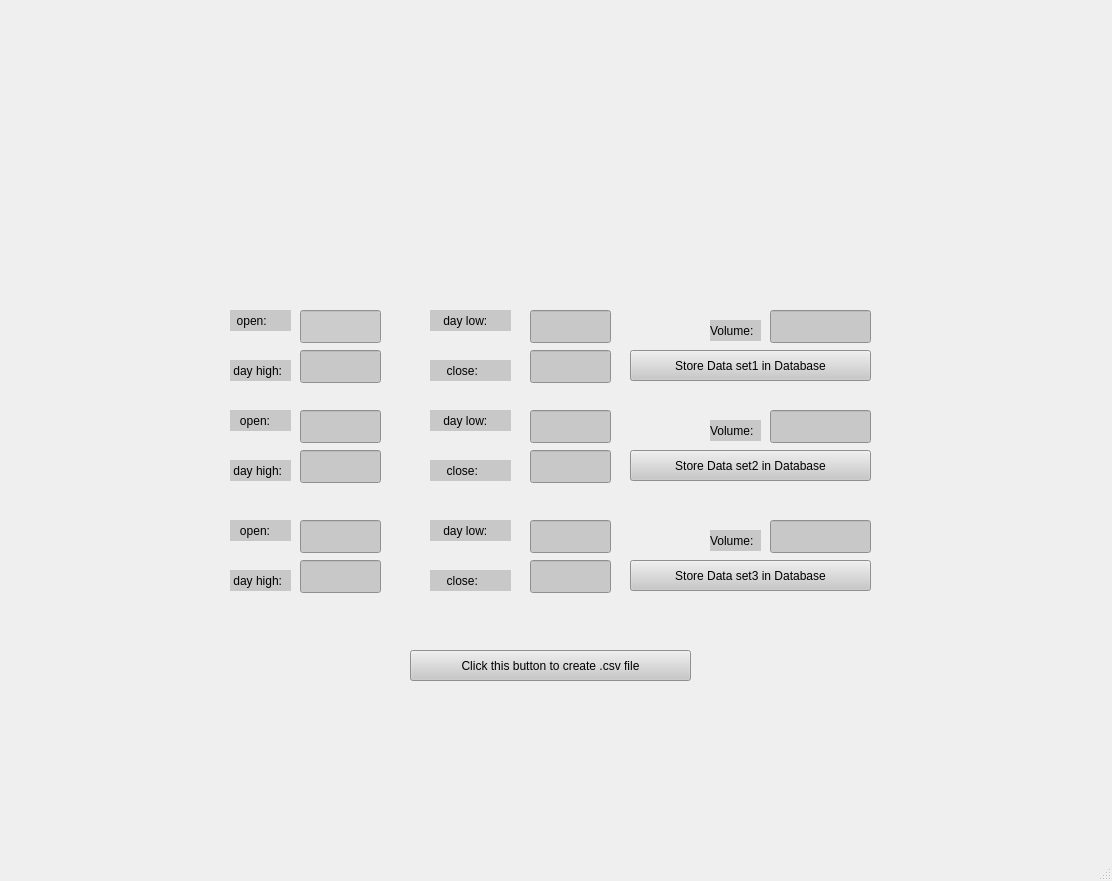
<?xml version="1.0" encoding="UTF-8"?>
<ui version="4.0">
 <class>MainWindow</class>
 <widget class="QMainWindow" name="MainWindow">
  <property name="geometry">
   <rect>
    <x>0</x>
    <y>0</y>
    <width>1112</width>
    <height>881</height>
   </rect>
  </property>
  <property name="windowTitle">
   <string>Covariance Data</string>
  </property>
  <widget class="QWidget" name="centralwidget">
   <widget class="QLabel" name="label">
    <property name="geometry">
     <rect>
      <x>710</x>
      <y>320</y>
      <width>51</width>
      <height>21</height>
     </rect>
    </property>
    <property name="styleSheet">
     <string notr="true">background-color: rgb(200, 200, 200);
font: 9pt &quot;PMingLiU-ExtB&quot;;
</string>
    </property>
    <property name="text">
     <string>Volume:</string>
    </property>
   </widget>
   <widget class="QLineEdit" name="lineEdit">
    <property name="geometry">
     <rect>
      <x>770</x>
      <y>310</y>
      <width>101</width>
      <height>33</height>
     </rect>
    </property>
    <property name="styleSheet">
     <string notr="true">background-color: rgb(200, 200, 200);
font: 9pt &quot;PMingLiU-ExtB&quot;;</string>
    </property>
   </widget>
   <widget class="QPushButton" name="pushButton">
    <property name="geometry">
     <rect>
      <x>630</x>
      <y>350</y>
      <width>241</width>
      <height>31</height>
     </rect>
    </property>
    <property name="styleSheet">
     <string notr="true">background-color: rgb(200, 200, 200);
font: 9pt &quot;PMingLiU-ExtB&quot;;</string>
    </property>
    <property name="text">
     <string>Store Data set1 in Database</string>
    </property>
   </widget>
   <widget class="QLineEdit" name="lineEdit_3">
    <property name="geometry">
     <rect>
      <x>300</x>
      <y>310</y>
      <width>81</width>
      <height>33</height>
     </rect>
    </property>
    <property name="styleSheet">
     <string notr="true">
background-color: rgb(204, 204, 204);</string>
    </property>
   </widget>
   <widget class="QLineEdit" name="lineEdit_4">
    <property name="geometry">
     <rect>
      <x>530</x>
      <y>310</y>
      <width>81</width>
      <height>33</height>
     </rect>
    </property>
    <property name="styleSheet">
     <string notr="true">background-color: rgb(200, 200, 200);
font: 9pt &quot;PMingLiU-ExtB&quot;;
</string>
    </property>
   </widget>
   <widget class="QLineEdit" name="lineEdit_5">
    <property name="geometry">
     <rect>
      <x>300</x>
      <y>350</y>
      <width>81</width>
      <height>33</height>
     </rect>
    </property>
    <property name="styleSheet">
     <string notr="true">background-color: rgb(200, 200, 200);
font: 9pt &quot;PMingLiU-ExtB&quot;;</string>
    </property>
   </widget>
   <widget class="QLineEdit" name="lineEdit_6">
    <property name="geometry">
     <rect>
      <x>530</x>
      <y>350</y>
      <width>81</width>
      <height>33</height>
     </rect>
    </property>
    <property name="styleSheet">
     <string notr="true">background-color: rgb(200, 200, 200);
font: 9pt &quot;PMingLiU-ExtB&quot;;
</string>
    </property>
   </widget>
   <widget class="QLabel" name="label_3">
    <property name="geometry">
     <rect>
      <x>230</x>
      <y>310</y>
      <width>61</width>
      <height>21</height>
     </rect>
    </property>
    <property name="styleSheet">
     <string notr="true">background-color: rgb(200, 200, 200);
font: 9pt &quot;PMingLiU-ExtB&quot;;</string>
    </property>
    <property name="text">
     <string>  open:</string>
    </property>
   </widget>
   <widget class="QLabel" name="label_4">
    <property name="geometry">
     <rect>
      <x>430</x>
      <y>310</y>
      <width>81</width>
      <height>21</height>
     </rect>
    </property>
    <property name="styleSheet">
     <string notr="true">background-color: rgb(200, 200, 200);
font: 9pt &quot;PMingLiU-ExtB&quot;;
</string>
    </property>
    <property name="text">
     <string>    day low:</string>
    </property>
   </widget>
   <widget class="QLabel" name="label_5">
    <property name="geometry">
     <rect>
      <x>430</x>
      <y>360</y>
      <width>81</width>
      <height>21</height>
     </rect>
    </property>
    <property name="styleSheet">
     <string notr="true">background-color: rgb(200, 200, 200);
font: 9pt &quot;PMingLiU-ExtB&quot;;
</string>
    </property>
    <property name="text">
     <string>     close:</string>
    </property>
   </widget>
   <widget class="QLabel" name="label_6">
    <property name="geometry">
     <rect>
      <x>230</x>
      <y>360</y>
      <width>61</width>
      <height>21</height>
     </rect>
    </property>
    <property name="styleSheet">
     <string notr="true">background-color: rgb(200, 200, 200);
font: 9pt &quot;PMingLiU-ExtB&quot;;</string>
    </property>
    <property name="text">
     <string> day high:</string>
    </property>
   </widget>
   <widget class="QLabel" name="label_7">
    <property name="geometry">
     <rect>
      <x>230</x>
      <y>410</y>
      <width>61</width>
      <height>21</height>
     </rect>
    </property>
    <property name="styleSheet">
     <string notr="true">background-color: rgb(200, 200, 200);
font: 9pt &quot;PMingLiU-ExtB&quot;;
</string>
    </property>
    <property name="text">
     <string>   open:</string>
    </property>
   </widget>
   <widget class="QLineEdit" name="lineEdit_7">
    <property name="geometry">
     <rect>
      <x>300</x>
      <y>450</y>
      <width>81</width>
      <height>33</height>
     </rect>
    </property>
    <property name="styleSheet">
     <string notr="true">background-color: rgb(200, 200, 200);
font: 9pt &quot;PMingLiU-ExtB&quot;;</string>
    </property>
   </widget>
   <widget class="QLineEdit" name="lineEdit_8">
    <property name="geometry">
     <rect>
      <x>530</x>
      <y>410</y>
      <width>81</width>
      <height>33</height>
     </rect>
    </property>
    <property name="styleSheet">
     <string notr="true">background-color: rgb(200, 200, 200);
font: 9pt &quot;PMingLiU-ExtB&quot;;
</string>
    </property>
   </widget>
   <widget class="QLineEdit" name="lineEdit_2">
    <property name="geometry">
     <rect>
      <x>770</x>
      <y>410</y>
      <width>101</width>
      <height>33</height>
     </rect>
    </property>
    <property name="styleSheet">
     <string notr="true">background-color: rgb(200, 200, 200);
font: 9pt &quot;PMingLiU-ExtB&quot;;</string>
    </property>
   </widget>
   <widget class="QLabel" name="label_2">
    <property name="geometry">
     <rect>
      <x>710</x>
      <y>420</y>
      <width>51</width>
      <height>21</height>
     </rect>
    </property>
    <property name="styleSheet">
     <string notr="true">background-color: rgb(200, 200, 200);
font: 9pt &quot;PMingLiU-ExtB&quot;;
</string>
    </property>
    <property name="text">
     <string>Volume:</string>
    </property>
   </widget>
   <widget class="QLabel" name="label_8">
    <property name="geometry">
     <rect>
      <x>430</x>
      <y>460</y>
      <width>81</width>
      <height>21</height>
     </rect>
    </property>
    <property name="styleSheet">
     <string notr="true">background-color: rgb(200, 200, 200);
font: 9pt &quot;PMingLiU-ExtB&quot;;
</string>
    </property>
    <property name="text">
     <string>     close:</string>
    </property>
   </widget>
   <widget class="QLabel" name="label_9">
    <property name="geometry">
     <rect>
      <x>230</x>
      <y>460</y>
      <width>61</width>
      <height>21</height>
     </rect>
    </property>
    <property name="styleSheet">
     <string notr="true">background-color: rgb(200, 200, 200);
font: 9pt &quot;PMingLiU-ExtB&quot;;</string>
    </property>
    <property name="text">
     <string> day high:</string>
    </property>
   </widget>
   <widget class="QLabel" name="label_10">
    <property name="geometry">
     <rect>
      <x>430</x>
      <y>410</y>
      <width>81</width>
      <height>21</height>
     </rect>
    </property>
    <property name="styleSheet">
     <string notr="true">background-color: rgb(200, 200, 200);
font: 9pt &quot;PMingLiU-ExtB&quot;;
</string>
    </property>
    <property name="text">
     <string>    day low:</string>
    </property>
   </widget>
   <widget class="QLineEdit" name="lineEdit_9">
    <property name="geometry">
     <rect>
      <x>300</x>
      <y>410</y>
      <width>81</width>
      <height>33</height>
     </rect>
    </property>
    <property name="styleSheet">
     <string notr="true">background-color: rgb(200, 200, 200);
font: 9pt &quot;PMingLiU-ExtB&quot;;</string>
    </property>
   </widget>
   <widget class="QLineEdit" name="lineEdit_10">
    <property name="geometry">
     <rect>
      <x>530</x>
      <y>450</y>
      <width>81</width>
      <height>33</height>
     </rect>
    </property>
    <property name="styleSheet">
     <string notr="true">background-color: rgb(200, 200, 200);
font: 9pt &quot;PMingLiU-ExtB&quot;;
</string>
    </property>
   </widget>
   <widget class="QLabel" name="label_11">
    <property name="geometry">
     <rect>
      <x>230</x>
      <y>520</y>
      <width>61</width>
      <height>21</height>
     </rect>
    </property>
    <property name="styleSheet">
     <string notr="true">background-color: rgb(200, 200, 200);
font: 9pt &quot;PMingLiU-ExtB&quot;;</string>
    </property>
    <property name="text">
     <string>   open:</string>
    </property>
   </widget>
   <widget class="QLineEdit" name="lineEdit_11">
    <property name="geometry">
     <rect>
      <x>300</x>
      <y>560</y>
      <width>81</width>
      <height>33</height>
     </rect>
    </property>
    <property name="styleSheet">
     <string notr="true">background-color: rgb(200, 200, 200);
font: 9pt &quot;PMingLiU-ExtB&quot;;</string>
    </property>
   </widget>
   <widget class="QLineEdit" name="lineEdit_12">
    <property name="geometry">
     <rect>
      <x>530</x>
      <y>520</y>
      <width>81</width>
      <height>33</height>
     </rect>
    </property>
    <property name="styleSheet">
     <string notr="true">background-color: rgb(200, 200, 200);
font: 9pt &quot;PMingLiU-ExtB&quot;;
</string>
    </property>
   </widget>
   <widget class="QLineEdit" name="lineEdit_13">
    <property name="geometry">
     <rect>
      <x>770</x>
      <y>520</y>
      <width>101</width>
      <height>33</height>
     </rect>
    </property>
    <property name="styleSheet">
     <string notr="true">background-color: rgb(200, 200, 200);
font: 9pt &quot;PMingLiU-ExtB&quot;;</string>
    </property>
   </widget>
   <widget class="QLabel" name="label_12">
    <property name="geometry">
     <rect>
      <x>710</x>
      <y>530</y>
      <width>51</width>
      <height>21</height>
     </rect>
    </property>
    <property name="styleSheet">
     <string notr="true">background-color: rgb(200, 200, 200);
font: 9pt &quot;PMingLiU-ExtB&quot;;
</string>
    </property>
    <property name="text">
     <string>Volume:</string>
    </property>
   </widget>
   <widget class="QLabel" name="label_13">
    <property name="geometry">
     <rect>
      <x>430</x>
      <y>570</y>
      <width>81</width>
      <height>21</height>
     </rect>
    </property>
    <property name="styleSheet">
     <string notr="true">background-color: rgb(200, 200, 200);
font: 9pt &quot;PMingLiU-ExtB&quot;;
</string>
    </property>
    <property name="text">
     <string>     close:</string>
    </property>
   </widget>
   <widget class="QLabel" name="label_14">
    <property name="geometry">
     <rect>
      <x>230</x>
      <y>570</y>
      <width>61</width>
      <height>21</height>
     </rect>
    </property>
    <property name="styleSheet">
     <string notr="true">background-color: rgb(200, 200, 200);
font: 9pt &quot;PMingLiU-ExtB&quot;;</string>
    </property>
    <property name="text">
     <string> day high:</string>
    </property>
   </widget>
   <widget class="QLabel" name="label_15">
    <property name="geometry">
     <rect>
      <x>430</x>
      <y>520</y>
      <width>81</width>
      <height>21</height>
     </rect>
    </property>
    <property name="styleSheet">
     <string notr="true">background-color: rgb(200, 200, 200);
font: 9pt &quot;PMingLiU-ExtB&quot;;
</string>
    </property>
    <property name="text">
     <string>    day low:</string>
    </property>
   </widget>
   <widget class="QLineEdit" name="lineEdit_14">
    <property name="geometry">
     <rect>
      <x>300</x>
      <y>520</y>
      <width>81</width>
      <height>33</height>
     </rect>
    </property>
    <property name="styleSheet">
     <string notr="true">background-color: rgb(200, 200, 200);
font: 9pt &quot;PMingLiU-ExtB&quot;;</string>
    </property>
   </widget>
   <widget class="QLineEdit" name="lineEdit_15">
    <property name="geometry">
     <rect>
      <x>530</x>
      <y>560</y>
      <width>81</width>
      <height>33</height>
     </rect>
    </property>
    <property name="styleSheet">
     <string notr="true">background-color: rgb(200, 200, 200);
font: 9pt &quot;PMingLiU-ExtB&quot;;
</string>
    </property>
   </widget>
   <widget class="QPushButton" name="pushButton_2">
    <property name="geometry">
     <rect>
      <x>630</x>
      <y>450</y>
      <width>241</width>
      <height>31</height>
     </rect>
    </property>
    <property name="styleSheet">
     <string notr="true">background-color: rgb(200, 200, 200);
font: 9pt &quot;PMingLiU-ExtB&quot;;</string>
    </property>
    <property name="text">
     <string>Store Data set2 in Database</string>
    </property>
   </widget>
   <widget class="QPushButton" name="pushButton_3">
    <property name="geometry">
     <rect>
      <x>630</x>
      <y>560</y>
      <width>241</width>
      <height>31</height>
     </rect>
    </property>
    <property name="styleSheet">
     <string notr="true">background-color: rgb(200, 200, 200);
font: 9pt &quot;PMingLiU-ExtB&quot;;</string>
    </property>
    <property name="text">
     <string>Store Data set3 in Database</string>
    </property>
   </widget>
   <widget class="QPushButton" name="pushButton_4">
    <property name="geometry">
     <rect>
      <x>410</x>
      <y>650</y>
      <width>281</width>
      <height>31</height>
     </rect>
    </property>
    <property name="styleSheet">
     <string notr="true">background-color: rgb(200, 200, 200);
font: 9pt &quot;PMingLiU-ExtB&quot;;
</string>
    </property>
    <property name="text">
     <string>Click this button to create .csv file</string>
    </property>
   </widget>
   <widget class="QLabel" name="label_16">
    <property name="geometry">
     <rect>
      <x>160</x>
      <y>200</y>
      <width>1271</width>
      <height>551</height>
     </rect>
    </property>
    <property name="text">
     <string/>
    </property>
    <property name="pixmap">
     <pixmap>../../Users/anant/Desktop/BSE_Sensex_Budget.jpg</pixmap>
    </property>
   </widget>
   <zorder>label_16</zorder>
   <zorder>label</zorder>
   <zorder>lineEdit</zorder>
   <zorder>pushButton</zorder>
   <zorder>lineEdit_3</zorder>
   <zorder>lineEdit_4</zorder>
   <zorder>lineEdit_5</zorder>
   <zorder>lineEdit_6</zorder>
   <zorder>label_3</zorder>
   <zorder>label_4</zorder>
   <zorder>label_5</zorder>
   <zorder>label_6</zorder>
   <zorder>label_7</zorder>
   <zorder>lineEdit_7</zorder>
   <zorder>lineEdit_8</zorder>
   <zorder>lineEdit_2</zorder>
   <zorder>label_2</zorder>
   <zorder>label_8</zorder>
   <zorder>label_9</zorder>
   <zorder>label_10</zorder>
   <zorder>lineEdit_9</zorder>
   <zorder>lineEdit_10</zorder>
   <zorder>label_11</zorder>
   <zorder>lineEdit_11</zorder>
   <zorder>lineEdit_12</zorder>
   <zorder>lineEdit_13</zorder>
   <zorder>label_12</zorder>
   <zorder>label_13</zorder>
   <zorder>label_14</zorder>
   <zorder>label_15</zorder>
   <zorder>lineEdit_14</zorder>
   <zorder>lineEdit_15</zorder>
   <zorder>pushButton_2</zorder>
   <zorder>pushButton_3</zorder>
   <zorder>pushButton_4</zorder>
  </widget>
  <widget class="QStatusBar" name="statusbar"/>
 </widget>
 <resources/>
 <connections/>
</ui>
